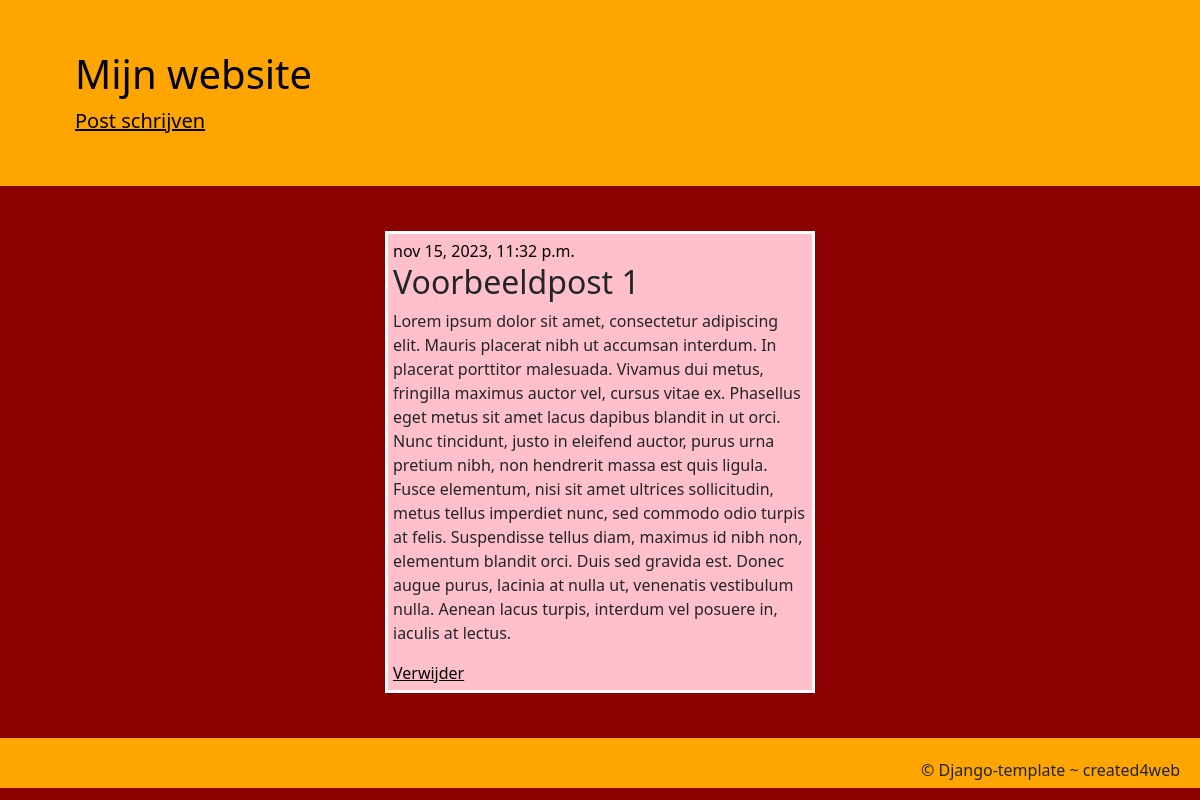
The app's page /post/1/ with its own data.
### blog/models.py (models this page shows)
class Post(models.Model):
    author = models.ForeignKey(settings.AUTH_USER_MODEL, on_delete=models.CASCADE)
    title = models.CharField(max_length=200)
    text = models.TextField()
    created_date = models.DateTimeField(default=timezone.now)
    published_date = models.DateTimeField(blank=True, null=True)

### blog/views.py (the view)
# urls.py: path('post/<int:pk>/', views.post_detail, name='post_inhoud'),
def post_detail(request, pk):
    post = get_object_or_404(Post, pk=pk)
    return render(request, 'blog/post_inhoud.html', {'post': post})

### blog/templates/blog/post_inhoud.html
{% extends 'blog/base.html' %}
{% block inhoud %}
<article class="post">
    {% if post.published_date %}
    <time class="date">
        {{ post.published_date }}
    </time>
    {% endif %}
    <h2>{{ post.title }}</h2>
    <p>{{ post.text|linebreaksbr }}</p>
    <a href="{% url 'delete' post.id %}">Verwijder</a>
</article>
{% endblock %}

### blog/static/css/stijl.css (style rules this page uses)
body { background-color: darkred; }
article { border: 3px solid white; background-color: pink; padding: 5px; margin: 15px; }
a { color: black; }
time { color: black; }

### records on screen
Post: published_date "nov 15, 2023, 11:32 p.m.", title "Voorbeeldpost 1", text "Lorem ipsum dolor sit amet, consectetur adipiscing elit. Mauris placerat nibh ut accumsan interdum. In placerat porttitor malesuada. Vivamus dui metus, fringilla maximus auctor vel, cursus vitae ex. Phasellus eget metus sit amet lacus dapibus blandit in ut orci. Nunc tincidunt, justo in eleifend auctor, purus urna pretium nibh, non hendrerit massa est quis ligula. Fusce elementum, nisi sit amet ultrices sollicitudin, metus tellus imperdiet nunc, sed commodo odio turpis at felis. Suspendisse tellus diam, maximus id nibh non, elementum blandit orci. Duis sed gravida est. Donec augue purus, lacinia at nulla ut, venenatis vestibulum nulla. Aenean lacus turpis, interdum vel posuere in, iaculis…"
